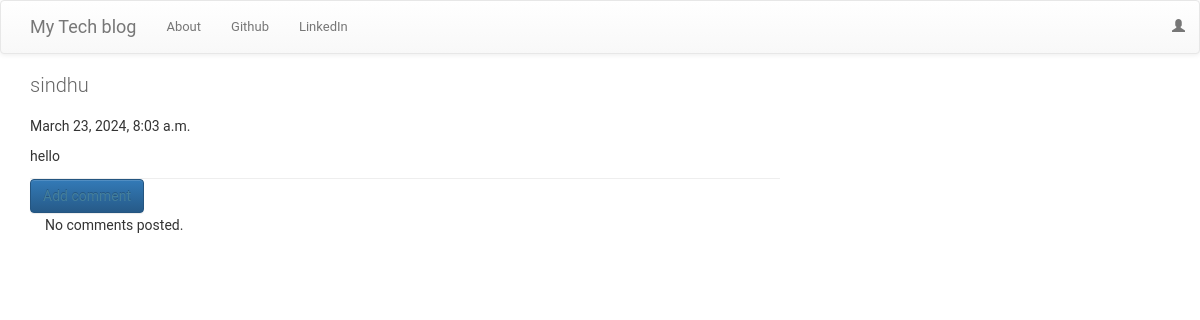
The page /blog/post/40 on the database its author committed.
### blog/models.py (models this page shows, shortened)
class Post(models.Model):
    author = models.ForeignKey(User, on_delete=models.CASCADE)
    title = models.CharField(max_length=200)
    text = models.TextField()
    created_date = models.DateTimeField(default=timezone.now)
    published_date = models.DateTimeField(blank=True, null=True)

### blog/views.py (the view)
# urls.py: url(r'^post/(?P<pk>\d+)$', views.PostDetailView.as_view(), name='post_detail'),
class PostDetailView(DetailView):
    model = Post
    template_name = 'post_detail.html'
    context_object_name = 'post'

### blog/templates/post_detail.html (shortened to what this page needs)
{% extends 'base.html' %}
{% block content %}
        <h1 class='posttitle loader'>{{ post.title }}</h1>
        {% if post.published_date %}
            <div class="date postdate">
                {{ post.published_date }}
            </div>
        {% else %}
            <a class="btn btn-default" href="{% url 'post_publish' pk=post.pk %}">Publish</a>
        {% endif %}
      <p class='postcontent' >{{ post.text|safe|linebreaksbr }}</p>
  <hr>
  <a class="btn btn-primary btn-comment" href="{% url 'add_comment_to_post' pk=post.pk %}">Add comment</a>
  <div class="container">
  {% for comment in post.comments.all %}
  <br>
      {% if user.is_authenticated or comment.approved_comment %}
              {{ comment.created_date }}
              {% if not comment.approved_comment %}
                  <a class="btn btn-default" href="{% url 'comment_remove' pk=comment.pk %}"><span class="glyphicon glyphicon-remove"></span></a>
                  <a class="btn btn-default" href="{% url 'comment_approve' pk=comment.pk %}"><span class="glyphicon glyphicon-ok"></span></a>
              {% endif %}
          <p>{{ comment.text|safe|linebreaks }}</p>
          <p>Posted by: <strong>{{ comment.author }}</strong></p>
      {% endif %}
  {% empty %}
      <p>No comments posted.</p>
  {% endfor %}
</div>
{% endblock %}

### blog/static/css/blog.css (style rules this page uses)
body { margin: 0; padding: 0; font-size: 14px; font-family: "Roboto","Lucida Grande","DejaVu Sans","Bitstream Vera Sans",Verdana,Arial,sans-serif; color: #333; background: #fff; }
a:link, a:visited { color: #447e9b; text-decoration: none; }
p, ol, ul, dl { margin: .2em 0 .8em 0; }
p { padding: 0; line-height: 140%; }
h1,h2,h3,h4,h5 { font-weight: bold; }
h1 { margin: 0 0 20px; font-weight: 300; font-size: 20px; color: #666; }
hr { clear: both; color: #eee; background-color: #eee; height: 1px; border: none; margin: 0; padding: 0; font-size: 1px; line-height: 1px; }

### rows shown on the page
Post: title "sindhu", published_date "March 23, 2024, 8:03 a.m.", text "hello"
